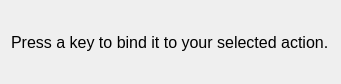
<?xml version="1.0" encoding="UTF-8"?>
<ui version="4.0">
 <class>KeyBindingDialog</class>
 <widget class="QDialog" name="KeyBindingDialog">
  <property name="geometry">
   <rect>
    <x>0</x>
    <y>0</y>
    <width>341</width>
    <height>84</height>
   </rect>
  </property>
  <property name="windowTitle">
   <string>Set Key Binding</string>
  </property>
  <layout class="QHBoxLayout" name="horizontalLayout">
   <item>
    <widget class="QLabel" name="label">
     <property name="font">
      <font>
       <pointsize>12</pointsize>
      </font>
     </property>
     <property name="text">
      <string>Press a key to bind it to your selected action.</string>
     </property>
     <property name="wordWrap">
      <bool>true</bool>
     </property>
    </widget>
   </item>
  </layout>
 </widget>
 <resources/>
 <connections/>
</ui>
